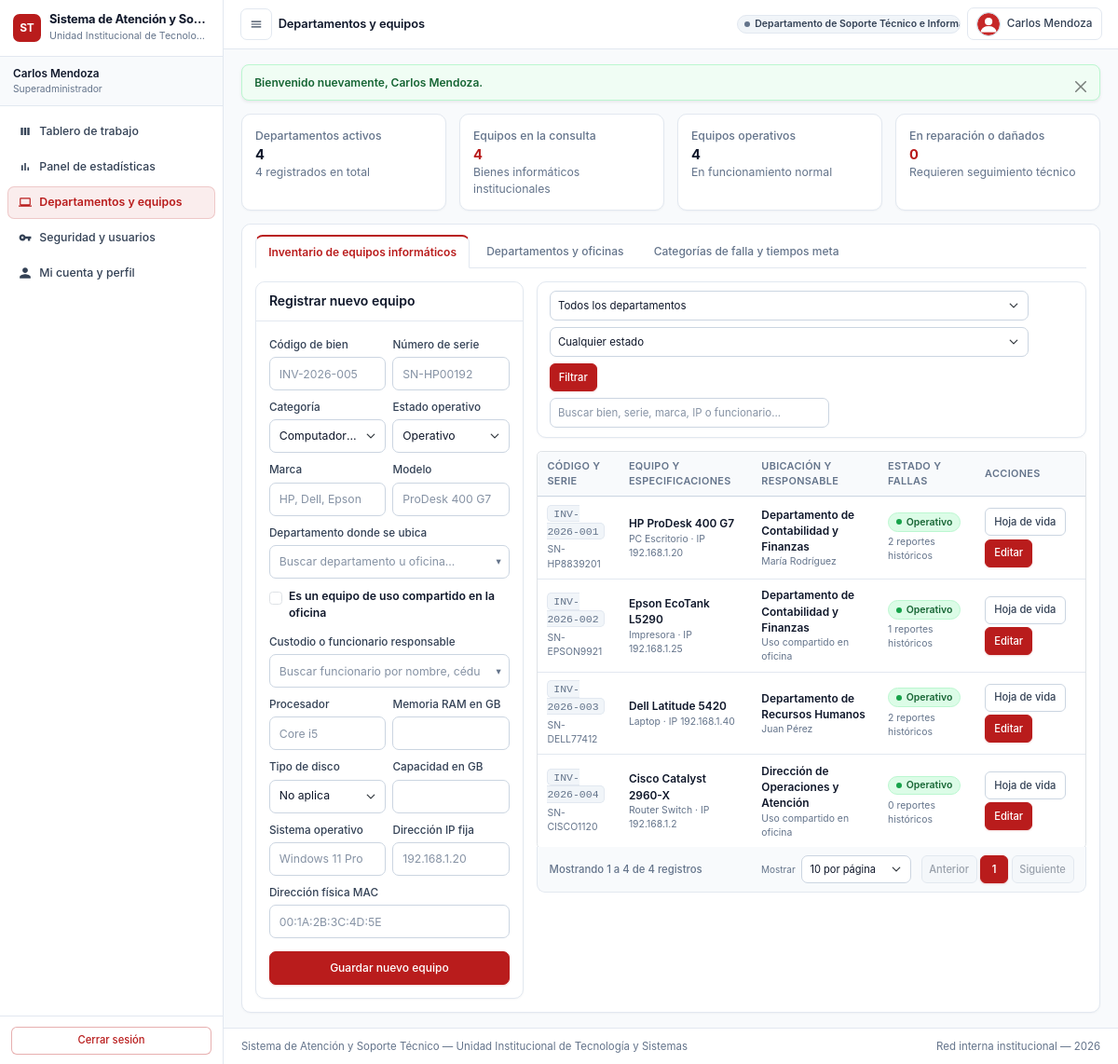
Screenshot of /index.php?c=inventario&a=index (signed in) with the database file from the repository.
### tables this page shows
CREATE TABLE `roles_permisos` (
  `id_rol_permiso` int unsigned NOT NULL AUTO_INCREMENT,
  `id_rol` tinyint unsigned NOT NULL,
  `id_modulo` tinyint unsigned NOT NULL,
  `permiso_ver` tinyint(1) NOT NULL DEFAULT '0',
  `permiso_crear` tinyint(1) NOT NULL DEFAULT '0',
  `permiso_editar` tinyint(1) NOT NULL DEFAULT '0',
  `permiso_eliminar` tinyint(1) NOT NULL DEFAULT '0',
  `permiso_asignar_tickets` tinyint(1) NOT NULL DEFAULT '0',
  PRIMARY KEY (`id_rol_permiso`),
  UNIQUE KEY `uk_rol_modulo` (`id_rol`,`id_modulo`),
  KEY `fk_rp_modulo` (`id_modulo`),
  CONSTRAINT `fk_rp_modulo` FOREIGN KEY (`id_modulo`) REFERENCES `modulos_sistema` (`id_modulo`) ON DELETE CASCADE ON UPDATE CASCADE,
  CONSTRAINT `fk_rp_rol` FOREIGN KEY (`id_rol`) REFERENCES `roles` (`id_rol`) ON DELETE CASCADE ON UPDATE CASCADE
);

CREATE TABLE `modulos_sistema` (
  `id_modulo` tinyint unsigned NOT NULL AUTO_INCREMENT,
  `clave_modulo` varchar(30) NOT NULL COMMENT 'Ej: Mod1_Auth, Mod5_Kanban',
  `nombre_modulo` varchar(80) NOT NULL,
  `icono_argon` varchar(50) DEFAULT 'ni ni-app' COMMENT 'Clase de ícono para Argon Dashboard',
  `orden_menu` tinyint unsigned DEFAULT '1',
  PRIMARY KEY (`id_modulo`),
  UNIQUE KEY `clave_modulo` (`clave_modulo`)
);

CREATE TABLE `equipos` (
  `id_equipo` int unsigned NOT NULL AUTO_INCREMENT,
  `id_departamento` smallint unsigned NOT NULL,
  `id_usuario_asignado` int unsigned DEFAULT NULL COMMENT 'NULL si es equipo compartido del depto',
  `codigo_bien` varchar(40) NOT NULL COMMENT 'Etiqueta física de inventario',
  `numero_serie` varchar(80) NOT NULL,
  `categoria_equipo` enum('PC_Escritorio','Laptop','Impresora','Router_Switch','Servidor','Periferico') NOT NULL,
  `marca` varchar(50) NOT NULL,
  `modelo` varchar(80) NOT NULL,
  `procesador_cpu` varchar(80) DEFAULT NULL,
  `memoria_ram_gb` smallint unsigned DEFAULT NULL,
  `tipo_almacenamiento` enum('SSD','HDD','NVMe','No_Aplica') DEFAULT 'No_Aplica',
  `capacidad_almacenamiento_gb` smallint unsigned DEFAULT NULL,
  `sistema_operativo` varchar(60) DEFAULT NULL,
  `direccion_ip_fija` varchar(45) DEFAULT NULL,
  `direccion_mac` varchar(17) DEFAULT NULL,
  `es_equipo_compartido` tinyint(1) NOT NULL DEFAULT '0',
  `estado_operativo` enum('Operativo','En_Reparacion','Danado','Desincorporado') NOT NULL DEFAULT 'Operativo',
  `creado_en` timestamp NULL DEFAULT CURRENT_TIMESTAMP,
  `actualizado_en` timestamp NULL DEFAULT CURRENT_TIMESTAMP ON UPDATE CURRENT_TIMESTAMP,
  PRIMARY KEY (`id_equipo`),
  UNIQUE KEY `codigo_bien` (`codigo_bien`),
  UNIQUE KEY `numero_serie` (`numero_serie`),
  KEY `idx_equipo_depto` (`id_departamento`),
  KEY `fk_equipo_usuario` (`id_usuario_asignado`),
  CONSTRAINT `fk_equipo_depto` FOREIGN KEY (`id_departamento`) REFERENCES `departamentos` (`id_departamento`) ON DELETE RESTRICT ON UPDATE CASCADE,
  CONSTRAINT `fk_equipo_usuario` FOREIGN KEY (`id_usuario_asignado`) REFERENCES `usuarios` (`id_usuario`) ON DELETE SET NULL ON UPDATE CASCADE
);

CREATE TABLE `departamentos` (
  `id_departamento` smallint unsigned NOT NULL AUTO_INCREMENT,
  `codigo_departamento` varchar(20) NOT NULL COMMENT 'Ej: DEP-CONT, DEP-SOP',
  `nombre_departamento` varchar(100) NOT NULL,
  `sede_edificio` varchar(80) NOT NULL,
  `piso_oficina` varchar(30) NOT NULL,
  `numero_oficina` varchar(30) NOT NULL,
  `telefono_extension` varchar(25) DEFAULT NULL,
  `activo` tinyint(1) NOT NULL DEFAULT '1',
  `creado_en` timestamp NULL DEFAULT CURRENT_TIMESTAMP,
  `actualizado_en` timestamp NULL DEFAULT CURRENT_TIMESTAMP ON UPDATE CURRENT_TIMESTAMP,
  PRIMARY KEY (`id_departamento`),
  UNIQUE KEY `codigo_departamento` (`codigo_departamento`)
);

### views/inventario/index.php (the view, shortened to what the rows shown need)
<?php
require __DIR__ . '/../layouts/header.php';
?>
<div class="card">
    <div class="card-body">
        <div class="tab-content">
            <div class="tab-pane fade <?php echo $pestanaActiva === 'equipos' ? 'show active' : ''; ?>"
                 id="tab-inv-equipos"
                 role="tabpanel">
                <div class="row g-3 fila-inicio-alineada">
                    <div class="col-12 col-xl-8">
                        <div class="table-responsive border rounded">
                            <table class="table table-hover align-middle mb-0" id="tablaEquiposInventario" data-paginacion="true">
                                <thead>
                                    <tr>
                                        <th>Código y serie</th>
                                        <th>Equipo y especificaciones</th>
                                        <th>Ubicación y responsable</th>
                                        <th>Estado y fallas</th>
                                        <th>Acciones</th>
                                    </tr>
                                </thead>
                                <tbody>
                                    <?php if (empty($equipos)): ?>
                                        <tr>
                                            <td colspan="5" class="text-center py-4 texto-secundario">
                                                No se encontraron equipos registrados para los filtros seleccionados.
                                            </td>
                                        </tr>
                                    <?php else: ?>
                                        <?php foreach ($equipos as $eq): ?>
                                            <tr>
                                                <td>
                                                    <div><span class="codigo-monoespaciado"><?php echo e($eq['codigo_bien']); ?></span></div>
                                                    <div class="small texto-secundario mt-1"><?php echo e($eq['numero_serie']); ?></div>
                                                </td>
                                                <td>
                                                    <div class="fw-semibold"><?php echo e($eq['marca'] . ' ' . $eq['modelo']); ?></div>
                                                    <div class="small texto-secundario">
                                                        <?php echo e(texto_estado_legible((string)$eq['categoria_equipo'])); ?>
                                                        <?php if (!empty($eq['direccion_ip_fija'])): ?>
                                                            · IP <?php echo e($eq['direccion_ip_fija']); ?>
                                                        <?php endif; ?>
                                                    </div>
                                                </td>
                                                <td>
                                                    <div class="fw-semibold"><?php echo e($eq['nombre_departamento']); ?></div>
                                                    <div class="small texto-secundario">
                                                        <?php echo !empty($eq['nombre_usuario_asignado']) ? e($eq['nombre_usuario_asignado']) : 'Uso compartido en oficina'; ?>
                                                    </div>
                                                </td>
                                                <td>
                                                    <span class="<?php echo e(clase_insignia_estado((string)$eq['estado_operativo'])); ?>">
                                                        <?php echo e(texto_estado_legible((string)$eq['estado_operativo'])); ?>
                                                    </span>
                                                    <div class="small texto-secundario mt-1">
                                                        <?php echo (int)$eq['total_fallas_reportadas']; ?> reportes históricos
                                                    </div>
                                                </td>
                                                <td>
                                                    <div class="d-flex flex-wrap gap-1">
                                                        <a href="<?php echo e(ruta_url('inventario', 'index', ['ver_equipo' => (int)$eq['id_equipo']])); ?>"
                                                           class="btn btn-sm btn-secondary">
                                                            Hoja de vida
                                                        </a>
                                                        <a href="<?php echo e(ruta_url('inventario', 'index', ['editar_equipo' => (int)$eq['id_equipo']])); ?>"
                                                           class="btn btn-sm btn-institucional">
                                                            Editar
                                                        </a>
                                                    </div>
                                                </td>
                                            </tr>
                                        <?php endforeach; ?>
                                    <?php endif; ?>
                                </tbody>
                            </table>
                        </div>
                    </div>
                </div>
            </div>
        </div>
    </div>
</div>
<?php require __DIR__ . '/../layouts/footer.php'; ?>

### views/layouts/sidebar.php (shortened to what the rows shown need)
<?php
require_once __DIR__ . '/../../models/Usuario.php';
$idRolActual     = (int)($_SESSION['id_rol'] ?? 0);
$controladorAct  = strtolower((string)($_GET['c'] ?? 'auth'));
$modeloMenuUsuario = new Usuario();
$estructuraRol = $modeloMenuUsuario->obtenerPermisosYMenuPorRol($idRolActual);
$itemsMenu = $estructuraRol['menu'];
?>
<aside class="menu-lateral-argon" id="menuLateralInstitucional" aria-label="Menú principal del sistema">
    <div class="marca-institucional">
        <div class="overflow-hidden flex-grow-1 min-w-0">
            <h1 class="titulo-sistema text-truncate"><?php echo e(APP_NOMBRE); ?></h1>
        </div>
    </div>
    <ul class="lista-navegacion-lateral">
        <?php foreach ($itemsMenu as $item): ?>
            <?php
            $esActivo = ($controladorAct === strtolower((string)$item['controlador']));
            ?>
            <li class="item-navegacion">
                <a href="<?php echo e(ruta_url((string)$item['controlador'], (string)$item['accion'])); ?>"
                   class="enlace-navegacion <?php echo $esActivo ? 'activo' : ''; ?>">
                    <span class="grupo-icono-texto text-truncate">
                        <i class="<?php echo e((string)$item['icono_argon']); ?>" aria-hidden="true"></i>
                        <span class="text-truncate"><?php echo e((string)$item['nombre_modulo']); ?></span>
                    </span>
                </a>
            </li>
        <?php endforeach; ?>
    </ul>
</aside>

### rows the page displays
roles_permisos: id_modulo.nombre_modulo "Tablero de trabajo"
roles_permisos: id_modulo.nombre_modulo "Panel de estadísticas"
roles_permisos: id_modulo.nombre_modulo "Departamentos y equipos"
roles_permisos: nombre_modulo "Seguridad y usuarios"
roles_permisos: id_modulo.nombre_modulo "Mi cuenta y perfil"
equipos: codigo_bien "INV-2026-001", numero_serie "SN-HP8839201", marca+modelo "HP ProDesk 400 G7", categoria_equipo "PC Escritorio", direccion_ip_fija "192.168.1.20", id_departamento.nombre_departamento "Departamento de Contabilidad y Finanzas", nombre_usuario_asignado "María Rodríguez", estado_operativo "Operativo", total_fallas_reportadas "2"
equipos: codigo_bien "INV-2026-002", numero_serie "SN-EPSON9921", marca+modelo "Epson EcoTank L5290", categoria_equipo "Impresora", direccion_ip_fija "192.168.1.25", id_departamento.nombre_departamento "Departamento de Contabilidad y Finanzas", shows "Uso compartido en oficina", estado_operativo "Operativo", total_fallas_reportadas "1"
equipos: codigo_bien "INV-2026-003", numero_serie "SN-DELL77412", marca+modelo "Dell Latitude 5420", categoria_equipo "Laptop", direccion_ip_fija "192.168.1.40", id_departamento.nombre_departamento "Departamento de Recursos Humanos", nombre_usuario_asignado "Juan Pérez", estado_operativo "Operativo", total_fallas_reportadas "2"
equipos: codigo_bien "INV-2026-004", numero_serie "SN-CISCO1120", marca+modelo "Cisco Catalyst 2960-X", categoria_equipo "Router Switch", direccion_ip_fija "192.168.1.2", id_departamento.nombre_departamento "Dirección de Operaciones y Atención", shows "Uso compartido en oficina", estado_operativo "Operativo", total_fallas_reportadas "0"

### other values shown
APP_NOMBRE "Sistema de Atención y So…"
APP_INSTITUCION "Unidad Institucional de Tecnolo…"
$_SESSION['nombre_rol'] "Superadministrador"
$tituloSeccion "Departamentos y equipos"
$_SESSION['nombre_departamento'] "Departamento de Soporte Técnico e Inf…"
$alertaFlash['mensaje'] "Bienvenido nuevamente, Carlos Mendoza."
$totalDeptosActivos "4"
count($departamentos) "4"
count($equipos) "4"
$totalEqOperativos "4"
$totalEqAtencion "0"
APP_NOMBRE "Sistema de Atención y Soporte Técnico"
APP_INSTITUCION "Unidad Institucional de Tecnología y Sistemas"
form field categoria_equipo "Computadora de escritorio"
form field estado_operativo "Operativo"
